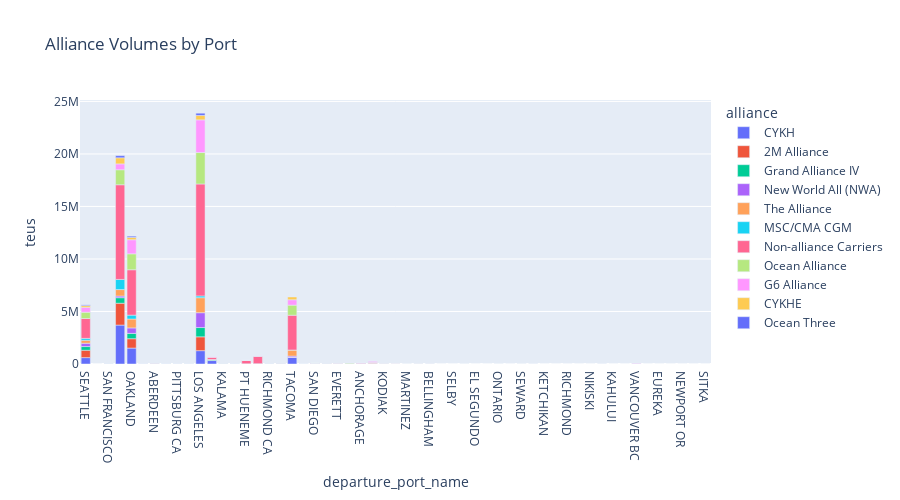

Notebook source saved alongside this figure:
### Code cell
df = (
    exports_lf
    #group by alliance and port
    .group_by('alliance', 'departure_port_name')
    .agg(pl.col('teus').sum())
    .collect()
)

px.bar(
    df, x='departure_port_name', y='teus',
    color='alliance',
    title='Alliance Volumes by Port',
    width=900,
    height=500)

### Figure 1 — Plotly figure (JSON) as saved in the notebook; plotly's stock layout.template omitted (floating-point values rounded to 4 significant figures)
{"data": [{"alignmentgroup": "True", "hovertemplate": "alliance=CYKH<br>departure_port_name=%{x}<br>teus=%{y}<extra></extra>", "legendgroup": "CYKH", "marker": {"color": "#636efa", "pattern": {"shape": ""}}, "name": "CYKH", "offsetgroup": "CYKH", "orientation": "v", "showlegend": true, "textposition": "auto", "type": "bar", "x": ["SEATTLE", "REDWOOD CY", "SAN FRANCISCO", "LONG BEACH", "OAKLAND", "OLYMPIA", "ABERDEEN", "BENICIA", "PITTSBURG CA", "STOCKTON", "LOS ANGELES", "PORTLAND OR", "KALAMA", "COOS BAY", "PT HUENEME", "HONOLULU", "RICHMOND CA", "VANCOUVER WA", "TACOMA", "SACRAMENTO", "SAN DIEGO", "LONGVIEW", "EVERETT"], "xaxis": "x", "y": [608300.0, 87.76, 13.54, 3707000.0, 1517000.0, 112.8, 22.57, 18.06, 117.4, 58.68, 1269000.0, 328300.0, 81.25, 72.22, 11580.0, 501.0, 4.514, 103.8, 635600.0, 18.06, 13.54, 316.0, 9.028], "yaxis": "y"}, {"alignmentgroup": "True", "hovertemplate": "alliance=2M Alliance<br>departure_port_name=%{x}<br>teus=%{y}<extra></extra>", "legendgroup": "2M Alliance", "marker": {"color": "#EF553B", "pattern": {"shape": ""}}, "name": "2M Alliance", "offsetgroup": "2M Alliance", "orientation": "v", "showlegend": true, "textposition": "auto", "type": "bar", "x": ["PT HUENEME", "TACOMA", "LONG BEACH", "HONOLULU", "LOS ANGELES", "DUTCH HBR", "SEATTLE", "OAKLAND", "BENICIA", "PORTLAND OR", "ANCHORAGE", "DUTCH HARBOR", "KODIAK"], "xaxis": "x", "y": [5210.0, 2496.0, 2080000.0, 259.5, 1319000.0, 6417.0, 700400.0, 890600.0, 124, 22020.0, 2623, 81600.0, 8159.0], "yaxis": "y"}, {"alignmentgroup": "True", "hovertemplate": "alliance=Grand Alliance IV<br>departure_port_name=%{x}<br>teus=%{y}<extra></extra>", "legendgroup": "Grand Alliance IV", "marker": {"color": "#00cc96", "pattern": {"shape": ""}}, "name": "Grand Alliance IV", "offsetgroup": "Grand Alliance IV", "orientation": "v", "showlegend": true, "textposition": "auto", "type": "bar", "x": ["SAN DIEGO", "LONGVIEW", "PITTSBURG CA", "PORTLAND OR", "BENICIA", "PT HUENEME", "SEATTLE", "LONG BEACH", "EVERETT", "TACOMA", "HONOLULU", "LOS ANGELES", "KALAMA", "SAN FRANCISCO", "COOS BAY", "VANCOUVER WA", "OAKLAND", "STOCKTON"], "xaxis": "x", "y": [4.514, 40.62, 9.028, 79680.0, 4.514, 117.4, 352400.0, 527000.0, 22.57, 207.6, 25300.0, 882100.0, 9.028, 45.14, 36.11, 613.9, 507000.0, 18.06], "yaxis": "y"}, {"alignmentgroup": "True", "hovertemplate": "alliance=New World All (NWA)<br>departure_port_name=%{x}<br>teus=%{y}<extra></extra>", "legendgroup": "New World All (NWA)", "marker": {"color": "#ab63fa", "pattern": {"shape": ""}}, "name": "New World All (NWA)", "offsetgroup": "New World All (NWA)", "orientation": "v", "showlegend": true, "textposition": "auto", "type": "bar", "x": ["RICHMOND CA", "LONGVIEW", "BENICIA", "SAN FRANCISCO", "ANACORTES", "SAN DIEGO", "SEATTLE", "HONOLULU", "PORTLAND OR", "LONG BEACH", "OAKLAND", "OLYMPIA", "LOS ANGELES", "KALAMA", "KODIAK", "PITTSBURG CA", "DUTCH HARBOR", "TACOMA", "ANCHORAGE", "ABERDEEN", "MARTINEZ"], "xaxis": "x", "y": [49.65, 4.514, 22.57, 40.62, 9.028, 149.0, 315800.0, 1092.0, 4.514, 159100.0, 522100.0, 49.65, 1414000.0, 36.11, 18.06, 18.06, 1377.0, 114500.0, 23620.0, 18.06, 4.514], "yaxis": "y"}, {"alignmentgroup": "True", "hovertemplate": "alliance=The Alliance<br>departure_port_name=%{x}<br>teus=%{y}<extra></extra>", "legendgroup": "The Alliance", "marker": {"color": "#FFA15A", "pattern": {"shape": ""}}, "name": "The Alliance", "offsetgroup": "The Alliance", "orientation": "v", "showlegend": true, "textposition": "auto", "type": "bar", "x": ["OAKLAND", "LOS ANGELES", "VANCOUVER WA", "ABERDEEN", "OLYMPIA", "FERNDALE", "SAN FRANCISCO", "PT HUENEME", "PITTSBURG CA", "LONG BEACH", "ANCHORAGE", "SEATTLE", "TACOMA", "SAN DIEGO", "LONGVIEW", "HONOLULU", "BELLINGHAM", "BENICIA", "PORTLAND OR", "COOS BAY", "DUTCH HARBOR", "STOCKTON", "RICHMOND CA", "KALAMA"], "xaxis": "x", "y": [847000.0, 1429000.0, 135.4, 513.6, 54.17, 54.17, 451.4, 8267.0, 13.54, 613300.0, 1548.0, 282700.0, 581700.0, 209.1, 212.1, 4231.0, 9.028, 270.8, 257.3, 45.14, 796.5, 27.08, 31.6, 185.1], "yaxis": "y"}, {"alignmentgroup": "True", "hovertemplate": "alliance=MSC/CMA CGM<br>departure_port_name=%{x}<br>teus=%{y}<extra></extra>", "legendgroup": "MSC/CMA CGM", "marker": {"color": "#19d3f3", "pattern": {"shape": ""}}, "name": "MSC/CMA CGM", "offsetgroup": "MSC/CMA CGM", "orientation": "v", "showlegend": true, "textposition": "auto", "type": "bar", "x": ["LOS ANGELES", "KALAMA", "HONOLULU", "SEATTLE", "LONG BEACH", "SAN DIEGO", "OAKLAND", "TACOMA", "SAN FRANCISCO"], "xaxis": "x", "y": [170700.0, 5, 337.5, 181100.0, 965500.0, 92.28, 369400.0, 212.1, 1669.0], "yaxis": "y"}, {"alignmentgroup": "True", "hovertemplate": "alliance=Non-alliance Carriers<br>departure_port_name=%{x}<br>teus=%{y}<extra></extra>", "legendgroup": "Non-alliance Carriers", "marker": {"color": "#FF6692", "pattern": {"shape": ""}}, "name": "Non-alliance Carriers", "offsetgroup": "Non-alliance Carriers", "orientation": "v", "showlegend": true, "textposition": "auto", "type": "bar", "x": ["CROCKETT", "SAN DIEGO", "PITTSBURG CA", "KALAMA", "LONGVIEW", "ANACORTES", "TACOMA", "SELBY", "PORT TOWNSEND", "EL SEGUNDO", "DUTCH HBR", "COOS BAY", "ABERDEEN WA", "ONTARIO", "RICHMOND CA", "AFOGNAK", "OAKLAND", "ANCHORAGE", "FERNDALE", "SEWARD", "ASTORIA", "KETCHIKAN", "SAN FRANCISCO", "VALDEZ", "KODIAK", "RICHMOND", "VANCOUVER WA", "PT HUENEME", "STOCKTON", "DUTCH HARBOR", "WHITTIER", "SEATTLE", "NIKISKI", "EVERETT", "PORT ANGELES", "KAHULUI", "BENICIA", "HONOLULU", "PORTLAND OR", "PITTSBURG", "SACRAMENTO", "VANCOUVER BC", "LONG BEACH", "MARTINEZ", "OLYMPIA", "HILO", "EUREKA", "ABERDEEN", "BELLINGHAM", "SAND PNT", "NEWPORT OR", "CHERRY POINT", "LOS ANGELES"], "xaxis": "x", "y": [4.514, 74060.0, 908.8, 34890.0, 44110.0, 5348.0, 3310000.0, 4.514, 56.51, 117.4, 7819.0, 1020.0, 302.4, 4.514, 6929.0, 1551.0, 4321000.0, 51970.0, 5044.0, 176.0, 641.0, 9.028, 4088.0, 36.11, 4779.0, 573.3, 28850.0, 322100.0, 1873.0, 79140.0, 18.06, 1892000.0, 319.4, 26280.0, 1101.0, 18.06, 1038.0, 716800.0, 225800.0, 31.6, 1440.0, 16820.0, 9014000.0, 433.3, 2830.0, 4.514, 451.4, 42010.0, 3752.0, 27.08, 9.028, 279.9, 10660000.0], "yaxis": "y"}, {"alignmentgroup": "True", "hovertemplate": "alliance=Ocean Alliance<br>departure_port_name=%{x}<br>teus=%{y}<extra></extra>", "legendgroup": "Ocean Alliance", "marker": {"color": "#B6E880", "pattern": {"shape": ""}}, "name": "Ocean Alliance", "offsetgroup": "Ocean Alliance", "orientation": "v", "showlegend": true, "textposition": "auto", "type": "bar", "x": ["LONG BEACH", "DUTCH HARBOR", "TACOMA", "SITKA", "ONTARIO", "SAN FRANCISCO", "PORT TOWNSEND", "PT HUENEME", "PORTLAND OR", "KALAMA", "OAKLAND", "HONOLULU", "LOS ANGELES", "SAN DIEGO", "SEATTLE", "DUTCH HBR"], "xaxis": "x", "y": [1428000.0, 5014.0, 959700.0, 4, 14, 3, 407.7, 6542.0, 995.5, 3, 1515000.0, 4834.0, 2995000.0, 6, 597200.0, 47690.0], "yaxis": "y"}, {"alignmentgroup": "True", "hovertemplate": "alliance=G6 Alliance<br>departure_port_name=%{x}<br>teus=%{y}<extra></extra>", "legendgroup": "G6 Alliance", "marker": {"color": "#FF97FF", "pattern": {"shape": ""}}, "name": "G6 Alliance", "offsetgroup": "G6 Alliance", "orientation": "v", "showlegend": true, "textposition": "auto", "type": "bar", "x": ["SAN DIEGO", "HONOLULU", "PT HUENEME", "PORT ANGELES", "LOS ANGELES", "RICHMOND CA", "ABERDEEN", "SEWARD", "BENICIA", "VANCOUVER WA", "DUTCH HARBOR", "COOS BAY", "BELLINGHAM", "KALAMA", "OAKLAND", "SEATTLE", "ANCHORAGE", "VANCOUVER BC", "EVERETT", "STOCKTON", "FERNDALE", "LONG BEACH", "ASTORIA", "TACOMA", "SACRAMENTO", "PORTLAND OR", "OLYMPIA", "SAN FRANCISCO", "LONGVIEW"], "xaxis": "x", "y": [199.1, 24090.0, 3572.0, 4.514, 3110000.0, 85.76, 45.14, 13.54, 72.22, 18.06, 80850.0, 144.4, 27.08, 261.8, 1341000.0, 459200.0, 10450.0, 38050.0, 4.514, 27.08, 18.06, 559300.0, 9.028, 511900.0, 13.54, 47510.0, 31.6, 72.22, 63.19], "yaxis": "y"}, {"alignmentgroup": "True", "hovertemplate": "alliance=CYKHE<br>departure_port_name=%{x}<br>teus=%{y}<extra></extra>", "legendgroup": "CYKHE", "marker": {"color": "#FECB52", "pattern": {"shape": ""}}, "name": "CYKHE", "offsetgroup": "CYKHE", "orientation": "v", "showlegend": true, "textposition": "auto", "type": "bar", "x": ["STOCKTON", "SEATTLE", "BENICIA", "PORTLAND OR", "PITTSBURG CA", "COOS BAY", "LOS ANGELES", "KALAMA", "LONG BEACH", "PT HUENEME", "SAN DIEGO", "VANCOUVER WA", "OAKLAND", "OLYMPIA", "RICHMOND CA", "TACOMA", "LONGVIEW"], "xaxis": "x", "y": [9.028, 166600.0, 4.514, 65.54, 31.6, 9.028, 424600.0, 63.19, 582000.0, 2127.0, 29.53, 27.08, 227900.0, 72.22, 4.514, 266300.0, 121.9], "yaxis": "y"}, {"alignmentgroup": "True", "hovertemplate": "alliance=Ocean Three<br>departure_port_name=%{x}<br>teus=%{y}<extra></extra>", "legendgroup": "Ocean Three", "marker": {"color": "#636efa", "pattern": {"shape": ""}}, "name": "Ocean Three", "offsetgroup": "Ocean Three", "orientation": "v", "showlegend": true, "textposition": "auto", "type": "bar", "x": ["OAKLAND", "HONOLULU", "LOS ANGELES", "SEATTLE", "LONG BEACH"], "xaxis": "x", "y": [114600.0, 9.028, 208600.0, 73080.0, 197300.0], "yaxis": "y"}], "layout": {"barmode": "relative", "height": 500, "legend": {"title": {"text": "alliance"}, "tracegroupgap": 0}, "title": {"text": "Alliance Volumes by Port"}, "width": 900, "xaxis": {"anchor": "y", "domain": [0, 1], "title": {"text": "departure_port_name"}}, "yaxis": {"anchor": "x", "domain": [0, 1], "title": {"text": "teus"}}}}
